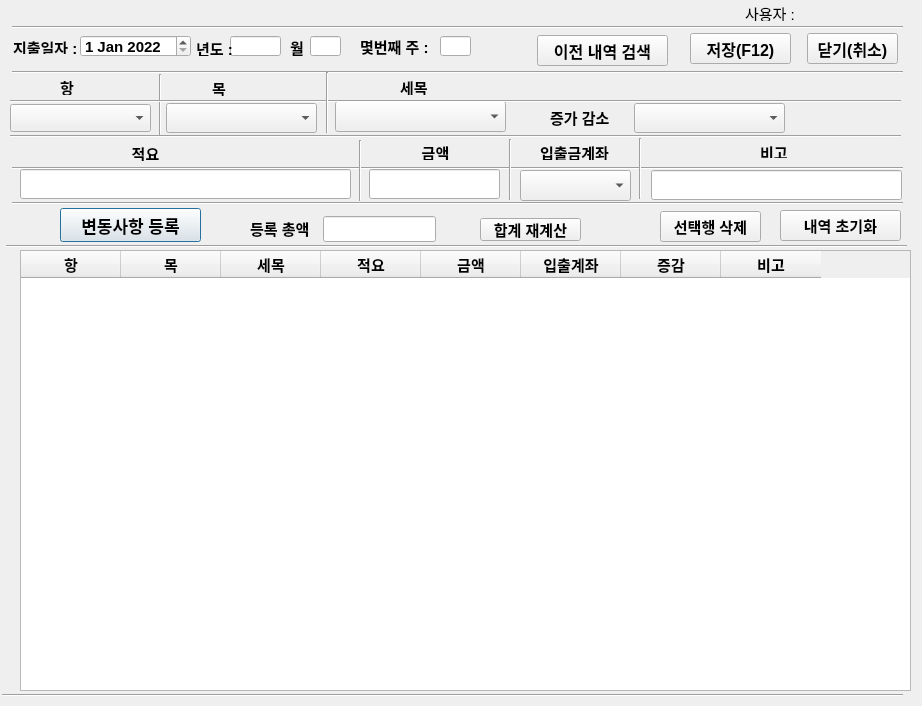
<?xml version="1.0" encoding="UTF-8"?>
<ui version="4.0">
 <class>precost_call</class>
 <widget class="QDialog" name="precost_call">
  <property name="geometry">
   <rect>
    <x>0</x>
    <y>0</y>
    <width>922</width>
    <height>706</height>
   </rect>
  </property>
  <property name="font">
   <font>
    <pointsize>11</pointsize>
   </font>
  </property>
  <property name="windowTitle">
   <string>Dialog</string>
  </property>
  <widget class="QLineEdit" name="year_widget">
   <property name="geometry">
    <rect>
     <x>230</x>
     <y>36</y>
     <width>51</width>
     <height>20</height>
    </rect>
   </property>
   <property name="font">
    <font>
     <pointsize>11</pointsize>
     <weight>75</weight>
     <bold>true</bold>
    </font>
   </property>
  </widget>
  <widget class="QLabel" name="user">
   <property name="geometry">
    <rect>
     <x>745</x>
     <y>5</y>
     <width>51</width>
     <height>16</height>
    </rect>
   </property>
   <property name="text">
    <string>사용자 :</string>
   </property>
  </widget>
  <widget class="Line" name="line_6">
   <property name="geometry">
    <rect>
     <x>150</x>
     <y>74</y>
     <width>20</width>
     <height>61</height>
    </rect>
   </property>
   <property name="font">
    <font>
     <pointsize>11</pointsize>
    </font>
   </property>
   <property name="orientation">
    <enum>Qt::Vertical</enum>
   </property>
  </widget>
  <widget class="Line" name="line">
   <property name="geometry">
    <rect>
     <x>12</x>
     <y>17</y>
     <width>891</width>
     <height>20</height>
    </rect>
   </property>
   <property name="font">
    <font>
     <pointsize>11</pointsize>
    </font>
   </property>
   <property name="orientation">
    <enum>Qt::Horizontal</enum>
   </property>
  </widget>
  <widget class="Line" name="line_13">
   <property name="geometry">
    <rect>
     <x>6</x>
     <y>238</y>
     <width>901</width>
     <height>16</height>
    </rect>
   </property>
   <property name="font">
    <font>
     <pointsize>11</pointsize>
    </font>
   </property>
   <property name="orientation">
    <enum>Qt::Horizontal</enum>
   </property>
  </widget>
  <widget class="QLabel" name="hang_1">
   <property name="geometry">
    <rect>
     <x>60</x>
     <y>79</y>
     <width>21</width>
     <height>16</height>
    </rect>
   </property>
   <property name="font">
    <font>
     <pointsize>11</pointsize>
     <weight>75</weight>
     <bold>true</bold>
    </font>
   </property>
   <property name="text">
    <string>항</string>
   </property>
  </widget>
  <widget class="QLabel" name="hun_Y">
   <property name="geometry">
    <rect>
     <x>196</x>
     <y>40</y>
     <width>36</width>
     <height>16</height>
    </rect>
   </property>
   <property name="font">
    <font>
     <pointsize>11</pointsize>
     <weight>75</weight>
     <bold>true</bold>
    </font>
   </property>
   <property name="text">
    <string>년도 :</string>
   </property>
  </widget>
  <widget class="Line" name="line_4">
   <property name="geometry">
    <rect>
     <x>12</x>
     <y>160</y>
     <width>891</width>
     <height>16</height>
    </rect>
   </property>
   <property name="font">
    <font>
     <pointsize>11</pointsize>
    </font>
   </property>
   <property name="orientation">
    <enum>Qt::Horizontal</enum>
   </property>
  </widget>
  <widget class="QLabel" name="marks_1">
   <property name="geometry">
    <rect>
     <x>760</x>
     <y>146</y>
     <width>56</width>
     <height>12</height>
    </rect>
   </property>
   <property name="font">
    <font>
     <pointsize>11</pointsize>
     <weight>75</weight>
     <bold>true</bold>
    </font>
   </property>
   <property name="text">
    <string>비고</string>
   </property>
  </widget>
  <widget class="QLabel" name="amount_1">
   <property name="geometry">
    <rect>
     <x>410</x>
     <y>144</y>
     <width>51</width>
     <height>16</height>
    </rect>
   </property>
   <property name="font">
    <font>
     <pointsize>11</pointsize>
     <weight>75</weight>
     <bold>true</bold>
    </font>
   </property>
   <property name="text">
    <string>금액</string>
   </property>
   <property name="alignment">
    <set>Qt::AlignCenter</set>
   </property>
  </widget>
  <widget class="QLabel" name="cost_date">
   <property name="geometry">
    <rect>
     <x>13</x>
     <y>40</y>
     <width>63</width>
     <height>14</height>
    </rect>
   </property>
   <property name="font">
    <font>
     <pointsize>11</pointsize>
     <weight>75</weight>
     <bold>true</bold>
    </font>
   </property>
   <property name="text">
    <string>지출일자 :</string>
   </property>
  </widget>
  <widget class="QLineEdit" name="marks_widget">
   <property name="geometry">
    <rect>
     <x>651</x>
     <y>170</y>
     <width>251</width>
     <height>30</height>
    </rect>
   </property>
   <property name="font">
    <font>
     <pointsize>11</pointsize>
    </font>
   </property>
  </widget>
  <widget class="Line" name="line_2">
   <property name="geometry">
    <rect>
     <x>12</x>
     <y>64</y>
     <width>891</width>
     <height>16</height>
    </rect>
   </property>
   <property name="orientation">
    <enum>Qt::Horizontal</enum>
   </property>
  </widget>
  <widget class="Line" name="line_22">
   <property name="geometry">
    <rect>
     <x>2</x>
     <y>685</y>
     <width>901</width>
     <height>20</height>
    </rect>
   </property>
   <property name="orientation">
    <enum>Qt::Horizontal</enum>
   </property>
  </widget>
  <widget class="QLabel" name="user_widget">
   <property name="geometry">
    <rect>
     <x>800</x>
     <y>3</y>
     <width>56</width>
     <height>20</height>
    </rect>
   </property>
   <property name="text">
    <string/>
   </property>
  </widget>
  <widget class="QPushButton" name="add_cost_button">
   <property name="geometry">
    <rect>
     <x>60</x>
     <y>208</y>
     <width>141</width>
     <height>34</height>
    </rect>
   </property>
   <property name="font">
    <font>
     <pointsize>13</pointsize>
     <weight>75</weight>
     <bold>true</bold>
    </font>
   </property>
   <property name="text">
    <string>변동사항 등록</string>
   </property>
  </widget>
  <widget class="Line" name="line_5">
   <property name="geometry">
    <rect>
     <x>12</x>
     <y>195</y>
     <width>891</width>
     <height>16</height>
    </rect>
   </property>
   <property name="orientation">
    <enum>Qt::Horizontal</enum>
   </property>
  </widget>
  <widget class="QLineEdit" name="special_account_detail_widget">
   <property name="geometry">
    <rect>
     <x>20</x>
     <y>169</y>
     <width>331</width>
     <height>30</height>
    </rect>
   </property>
   <property name="font">
    <font>
     <pointsize>11</pointsize>
    </font>
   </property>
   <property name="text">
    <string/>
   </property>
   <property name="alignment">
    <set>Qt::AlignLeading|Qt::AlignLeft|Qt::AlignVCenter</set>
   </property>
  </widget>
  <widget class="QPushButton" name="cost_cancel_button">
   <property name="geometry">
    <rect>
     <x>807</x>
     <y>33</y>
     <width>91</width>
     <height>31</height>
    </rect>
   </property>
   <property name="font">
    <font>
     <pointsize>12</pointsize>
     <weight>75</weight>
     <bold>true</bold>
    </font>
   </property>
   <property name="focusPolicy">
    <enum>Qt::NoFocus</enum>
   </property>
   <property name="text">
    <string>닫기(취소)</string>
   </property>
  </widget>
  <widget class="QPushButton" name="cost_save_button">
   <property name="geometry">
    <rect>
     <x>690</x>
     <y>33</y>
     <width>101</width>
     <height>31</height>
    </rect>
   </property>
   <property name="font">
    <font>
     <pointsize>12</pointsize>
     <weight>75</weight>
     <bold>true</bold>
    </font>
   </property>
   <property name="focusPolicy">
    <enum>Qt::NoFocus</enum>
   </property>
   <property name="text">
    <string>저장(F12)</string>
   </property>
   <property name="shortcut">
    <string>F12</string>
   </property>
  </widget>
  <widget class="QLabel" name="hap_total">
   <property name="geometry">
    <rect>
     <x>250</x>
     <y>218</y>
     <width>71</width>
     <height>21</height>
    </rect>
   </property>
   <property name="font">
    <font>
     <pointsize>11</pointsize>
     <weight>75</weight>
     <bold>true</bold>
    </font>
   </property>
   <property name="text">
    <string>등록 총액</string>
   </property>
  </widget>
  <widget class="QLineEdit" name="cost_hap_widget">
   <property name="geometry">
    <rect>
     <x>323</x>
     <y>216</y>
     <width>113</width>
     <height>26</height>
    </rect>
   </property>
   <property name="font">
    <font>
     <pointsize>11</pointsize>
     <weight>75</weight>
     <bold>true</bold>
    </font>
   </property>
   <property name="focusPolicy">
    <enum>Qt::NoFocus</enum>
   </property>
   <property name="alignment">
    <set>Qt::AlignRight|Qt::AlignTrailing|Qt::AlignVCenter</set>
   </property>
  </widget>
  <widget class="QDateEdit" name="cost_date_widget">
   <property name="geometry">
    <rect>
     <x>80</x>
     <y>35</y>
     <width>111</width>
     <height>22</height>
    </rect>
   </property>
   <property name="font">
    <font>
     <pointsize>11</pointsize>
     <weight>75</weight>
     <bold>true</bold>
    </font>
   </property>
   <property name="focusPolicy">
    <enum>Qt::NoFocus</enum>
   </property>
   <property name="inputMethodHints">
    <set>Qt::ImhDate|Qt::ImhPreferNumbers</set>
   </property>
   <property name="correctionMode">
    <enum>QAbstractSpinBox::CorrectToNearestValue</enum>
   </property>
   <property name="currentSection">
    <enum>QDateTimeEdit::DaySection</enum>
   </property>
   <property name="date">
    <date>
     <year>2022</year>
     <month>1</month>
     <day>1</day>
    </date>
   </property>
  </widget>
  <widget class="QLabel" name="hun_month">
   <property name="geometry">
    <rect>
     <x>290</x>
     <y>37</y>
     <width>21</width>
     <height>20</height>
    </rect>
   </property>
   <property name="font">
    <font>
     <pointsize>11</pointsize>
     <weight>75</weight>
     <bold>true</bold>
    </font>
   </property>
   <property name="text">
    <string>월</string>
   </property>
  </widget>
  <widget class="QLineEdit" name="month_widget">
   <property name="geometry">
    <rect>
     <x>310</x>
     <y>36</y>
     <width>31</width>
     <height>20</height>
    </rect>
   </property>
   <property name="font">
    <font>
     <pointsize>11</pointsize>
     <weight>75</weight>
     <bold>true</bold>
    </font>
   </property>
  </widget>
  <widget class="QLabel" name="hun_week">
   <property name="geometry">
    <rect>
     <x>360</x>
     <y>36</y>
     <width>71</width>
     <height>21</height>
    </rect>
   </property>
   <property name="font">
    <font>
     <pointsize>11</pointsize>
     <weight>75</weight>
     <bold>true</bold>
    </font>
   </property>
   <property name="text">
    <string>몇번째 주 :</string>
   </property>
  </widget>
  <widget class="QLineEdit" name="week_widget">
   <property name="geometry">
    <rect>
     <x>440</x>
     <y>36</y>
     <width>31</width>
     <height>20</height>
    </rect>
   </property>
   <property name="font">
    <font>
     <pointsize>11</pointsize>
     <weight>75</weight>
     <bold>true</bold>
    </font>
   </property>
  </widget>
  <widget class="QLabel" name="cost_detail_1">
   <property name="geometry">
    <rect>
     <x>120</x>
     <y>145</y>
     <width>51</width>
     <height>16</height>
    </rect>
   </property>
   <property name="font">
    <font>
     <pointsize>11</pointsize>
     <weight>75</weight>
     <bold>true</bold>
    </font>
   </property>
   <property name="text">
    <string>적요</string>
   </property>
   <property name="alignment">
    <set>Qt::AlignCenter</set>
   </property>
  </widget>
  <widget class="QLabel" name="mok_1">
   <property name="geometry">
    <rect>
     <x>212</x>
     <y>80</y>
     <width>21</width>
     <height>16</height>
    </rect>
   </property>
   <property name="font">
    <font>
     <pointsize>11</pointsize>
     <weight>75</weight>
     <bold>true</bold>
    </font>
   </property>
   <property name="text">
    <string>목</string>
   </property>
  </widget>
  <widget class="QLabel" name="semok_1">
   <property name="geometry">
    <rect>
     <x>400</x>
     <y>79</y>
     <width>31</width>
     <height>16</height>
    </rect>
   </property>
   <property name="font">
    <font>
     <pointsize>11</pointsize>
     <weight>75</weight>
     <bold>true</bold>
    </font>
   </property>
   <property name="text">
    <string>세목</string>
   </property>
  </widget>
  <widget class="QLineEdit" name="amount_widget">
   <property name="geometry">
    <rect>
     <x>369</x>
     <y>169</y>
     <width>131</width>
     <height>30</height>
    </rect>
   </property>
   <property name="font">
    <font>
     <pointsize>11</pointsize>
    </font>
   </property>
   <property name="text">
    <string/>
   </property>
   <property name="alignment">
    <set>Qt::AlignRight|Qt::AlignTrailing|Qt::AlignVCenter</set>
   </property>
  </widget>
  <widget class="QComboBox" name="hang_combo_widget">
   <property name="geometry">
    <rect>
     <x>10</x>
     <y>104</y>
     <width>141</width>
     <height>28</height>
    </rect>
   </property>
   <property name="font">
    <font>
     <pointsize>11</pointsize>
    </font>
   </property>
  </widget>
  <widget class="QComboBox" name="mok_combo_widget">
   <property name="geometry">
    <rect>
     <x>166</x>
     <y>103</y>
     <width>151</width>
     <height>30</height>
    </rect>
   </property>
   <property name="font">
    <font>
     <pointsize>11</pointsize>
    </font>
   </property>
  </widget>
  <widget class="QComboBox" name="semok_combo_widget">
   <property name="geometry">
    <rect>
     <x>335</x>
     <y>101</y>
     <width>171</width>
     <height>31</height>
    </rect>
   </property>
   <property name="font">
    <font>
     <pointsize>11</pointsize>
    </font>
   </property>
  </widget>
  <widget class="QTableWidget" name="changed_detail_tableWidget">
   <property name="geometry">
    <rect>
     <x>20</x>
     <y>250</y>
     <width>891</width>
     <height>441</height>
    </rect>
   </property>
   <property name="font">
    <font>
     <pointsize>11</pointsize>
     <weight>75</weight>
     <bold>true</bold>
    </font>
   </property>
   <property name="focusPolicy">
    <enum>Qt::NoFocus</enum>
   </property>
   <property name="sizeAdjustPolicy">
    <enum>QAbstractScrollArea::AdjustToContents</enum>
   </property>
   <column>
    <property name="text">
     <string>항</string>
    </property>
   </column>
   <column>
    <property name="text">
     <string>목</string>
    </property>
   </column>
   <column>
    <property name="text">
     <string>세목</string>
    </property>
   </column>
   <column>
    <property name="text">
     <string>적요</string>
    </property>
   </column>
   <column>
    <property name="text">
     <string>금액</string>
    </property>
   </column>
   <column>
    <property name="text">
     <string>입출계좌</string>
    </property>
   </column>
   <column>
    <property name="text">
     <string>증감</string>
    </property>
   </column>
   <column>
    <property name="text">
     <string>비고</string>
    </property>
   </column>
  </widget>
  <widget class="QPushButton" name="hap_recalculator_button">
   <property name="geometry">
    <rect>
     <x>480</x>
     <y>218</y>
     <width>101</width>
     <height>23</height>
    </rect>
   </property>
   <property name="font">
    <font>
     <pointsize>11</pointsize>
     <weight>75</weight>
     <bold>true</bold>
    </font>
   </property>
   <property name="focusPolicy">
    <enum>Qt::NoFocus</enum>
   </property>
   <property name="text">
    <string>합계 재계산</string>
   </property>
  </widget>
  <widget class="QLabel" name="bank_in_out_label">
   <property name="geometry">
    <rect>
     <x>529</x>
     <y>144</y>
     <width>91</width>
     <height>16</height>
    </rect>
   </property>
   <property name="font">
    <font>
     <pointsize>11</pointsize>
     <weight>75</weight>
     <bold>true</bold>
    </font>
   </property>
   <property name="text">
    <string>입출금계좌</string>
   </property>
   <property name="alignment">
    <set>Qt::AlignCenter</set>
   </property>
  </widget>
  <widget class="QComboBox" name="banks_combo_widget">
   <property name="geometry">
    <rect>
     <x>520</x>
     <y>170</y>
     <width>111</width>
     <height>31</height>
    </rect>
   </property>
   <property name="font">
    <font>
     <pointsize>11</pointsize>
    </font>
   </property>
  </widget>
  <widget class="QPushButton" name="remove_row_Button">
   <property name="geometry">
    <rect>
     <x>660</x>
     <y>211</y>
     <width>101</width>
     <height>31</height>
    </rect>
   </property>
   <property name="font">
    <font>
     <pointsize>11</pointsize>
     <weight>75</weight>
     <bold>true</bold>
    </font>
   </property>
   <property name="focusPolicy">
    <enum>Qt::NoFocus</enum>
   </property>
   <property name="text">
    <string>선택행 삭제</string>
   </property>
  </widget>
  <widget class="QPushButton" name="cost_serch_button">
   <property name="geometry">
    <rect>
     <x>537</x>
     <y>35</y>
     <width>131</width>
     <height>31</height>
    </rect>
   </property>
   <property name="font">
    <font>
     <pointsize>12</pointsize>
     <weight>75</weight>
     <bold>true</bold>
    </font>
   </property>
   <property name="focusPolicy">
    <enum>Qt::NoFocus</enum>
   </property>
   <property name="text">
    <string>이전 내역 검색</string>
   </property>
  </widget>
  <widget class="QPushButton" name="cost_reset_button">
   <property name="geometry">
    <rect>
     <x>780</x>
     <y>210</y>
     <width>121</width>
     <height>31</height>
    </rect>
   </property>
   <property name="font">
    <font>
     <pointsize>11</pointsize>
     <weight>75</weight>
     <bold>true</bold>
    </font>
   </property>
   <property name="focusPolicy">
    <enum>Qt::NoFocus</enum>
   </property>
   <property name="text">
    <string>내역 초기화</string>
   </property>
  </widget>
  <widget class="Line" name="line_7">
   <property name="geometry">
    <rect>
     <x>10</x>
     <y>93</y>
     <width>891</width>
     <height>16</height>
    </rect>
   </property>
   <property name="font">
    <font>
     <pointsize>11</pointsize>
    </font>
   </property>
   <property name="orientation">
    <enum>Qt::Horizontal</enum>
   </property>
  </widget>
  <widget class="Line" name="line_9">
   <property name="geometry">
    <rect>
     <x>10</x>
     <y>128</y>
     <width>891</width>
     <height>16</height>
    </rect>
   </property>
   <property name="orientation">
    <enum>Qt::Horizontal</enum>
   </property>
  </widget>
  <widget class="Line" name="line_8">
   <property name="geometry">
    <rect>
     <x>317</x>
     <y>72</y>
     <width>20</width>
     <height>61</height>
    </rect>
   </property>
   <property name="font">
    <font>
     <pointsize>11</pointsize>
    </font>
   </property>
   <property name="orientation">
    <enum>Qt::Vertical</enum>
   </property>
  </widget>
  <widget class="Line" name="line_10">
   <property name="geometry">
    <rect>
     <x>350</x>
     <y>140</y>
     <width>20</width>
     <height>61</height>
    </rect>
   </property>
   <property name="font">
    <font>
     <pointsize>11</pointsize>
    </font>
   </property>
   <property name="orientation">
    <enum>Qt::Vertical</enum>
   </property>
  </widget>
  <widget class="Line" name="line_11">
   <property name="geometry">
    <rect>
     <x>500</x>
     <y>139</y>
     <width>20</width>
     <height>61</height>
    </rect>
   </property>
   <property name="font">
    <font>
     <pointsize>11</pointsize>
    </font>
   </property>
   <property name="orientation">
    <enum>Qt::Vertical</enum>
   </property>
  </widget>
  <widget class="Line" name="line_12">
   <property name="geometry">
    <rect>
     <x>630</x>
     <y>138</y>
     <width>20</width>
     <height>61</height>
    </rect>
   </property>
   <property name="font">
    <font>
     <pointsize>11</pointsize>
    </font>
   </property>
   <property name="orientation">
    <enum>Qt::Vertical</enum>
   </property>
  </widget>
  <widget class="QComboBox" name="balance_combo_widget">
   <property name="geometry">
    <rect>
     <x>634</x>
     <y>103</y>
     <width>151</width>
     <height>30</height>
    </rect>
   </property>
   <property name="font">
    <font>
     <pointsize>11</pointsize>
     <weight>75</weight>
     <bold>true</bold>
    </font>
   </property>
  </widget>
  <widget class="QLabel" name="in_de_label">
   <property name="geometry">
    <rect>
     <x>550</x>
     <y>107</y>
     <width>71</width>
     <height>21</height>
    </rect>
   </property>
   <property name="font">
    <font>
     <pointsize>11</pointsize>
     <weight>75</weight>
     <bold>true</bold>
    </font>
   </property>
   <property name="text">
    <string>증가 감소</string>
   </property>
  </widget>
 </widget>
 <tabstops>
  <tabstop>year_widget</tabstop>
  <tabstop>month_widget</tabstop>
  <tabstop>week_widget</tabstop>
  <tabstop>hang_combo_widget</tabstop>
  <tabstop>mok_combo_widget</tabstop>
  <tabstop>semok_combo_widget</tabstop>
  <tabstop>balance_combo_widget</tabstop>
  <tabstop>special_account_detail_widget</tabstop>
  <tabstop>amount_widget</tabstop>
  <tabstop>banks_combo_widget</tabstop>
  <tabstop>marks_widget</tabstop>
  <tabstop>add_cost_button</tabstop>
 </tabstops>
 <resources/>
 <connections>
  <connection>
   <sender>add_cost_button</sender>
   <signal>clicked()</signal>
   <receiver>precost_call</receiver>
   <slot>data_append()</slot>
   <hints>
    <hint type="sourcelabel">
     <x>200</x>
     <y>168</y>
    </hint>
    <hint type="destinationlabel">
     <x>213</x>
     <y>152</y>
    </hint>
   </hints>
  </connection>
  <connection>
   <sender>remove_row_Button</sender>
   <signal>clicked()</signal>
   <receiver>precost_call</receiver>
   <slot>remove_row()</slot>
   <hints>
    <hint type="sourcelabel">
     <x>691</x>
     <y>158</y>
    </hint>
    <hint type="destinationlabel">
     <x>635</x>
     <y>154</y>
    </hint>
   </hints>
  </connection>
  <connection>
   <sender>hap_recalculator_button</sender>
   <signal>clicked()</signal>
   <receiver>precost_call</receiver>
   <slot>re_calculate()</slot>
   <hints>
    <hint type="sourcelabel">
     <x>489</x>
     <y>157</y>
    </hint>
    <hint type="destinationlabel">
     <x>472</x>
     <y>144</y>
    </hint>
   </hints>
  </connection>
  <connection>
   <sender>cost_serch_button</sender>
   <signal>clicked()</signal>
   <receiver>precost_call</receiver>
   <slot>serch_cost()</slot>
   <hints>
    <hint type="sourcelabel">
     <x>567</x>
     <y>56</y>
    </hint>
    <hint type="destinationlabel">
     <x>532</x>
     <y>46</y>
    </hint>
   </hints>
  </connection>
  <connection>
   <sender>cost_save_button</sender>
   <signal>clicked()</signal>
   <receiver>precost_call</receiver>
   <slot>file_save()</slot>
   <hints>
    <hint type="sourcelabel">
     <x>709</x>
     <y>44</y>
    </hint>
    <hint type="destinationlabel">
     <x>668</x>
     <y>47</y>
    </hint>
   </hints>
  </connection>
  <connection>
   <sender>cost_cancel_button</sender>
   <signal>clicked()</signal>
   <receiver>precost_call</receiver>
   <slot>file_close()</slot>
   <hints>
    <hint type="sourcelabel">
     <x>826</x>
     <y>44</y>
    </hint>
    <hint type="destinationlabel">
     <x>800</x>
     <y>41</y>
    </hint>
   </hints>
  </connection>
 </connections>
 <slots>
  <slot>data_append()</slot>
  <slot>file_save()</slot>
  <slot>re_calculate()</slot>
  <slot>file_close()</slot>
  <slot>remove_row()</slot>
 </slots>
</ui>
